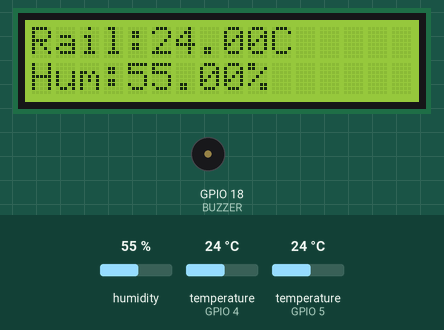
A sketch run on a simulated ESP32. Shown: 16×2 character LCD, buzzer (waves = sounding, pin HIGH). The test bench sets the inputs (shaded band); at power-on: temperature (sensors on GPIO 4, GPIO 5) 24 °C, humidity 55 %. WiFi joins after 1.5 s; servers stay silent unless stated; what the sketch prints to the serial monitor is not drawn.

Above: at 8.2 s.
8.3 s: temperature (sensor on GPIO 4) set to 39.2 °C
At 11.3 s:
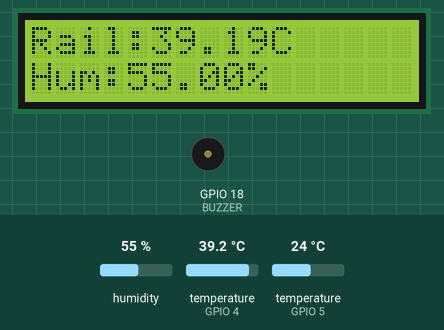
12.1 s: temperature (sensor on GPIO 4) set to 40.4 °C
At 14.7 s:
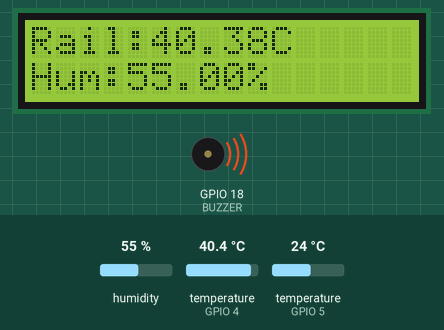
15.1 s: humidity set to 22 %
At 17.0 s:
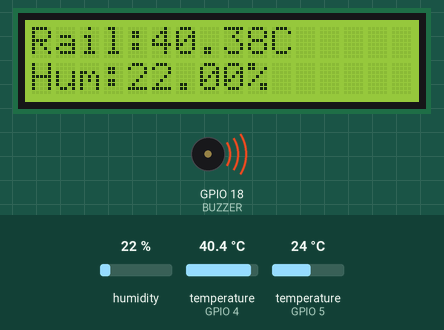
18.1 s: humidity set to 40 %
At 20.5 s:
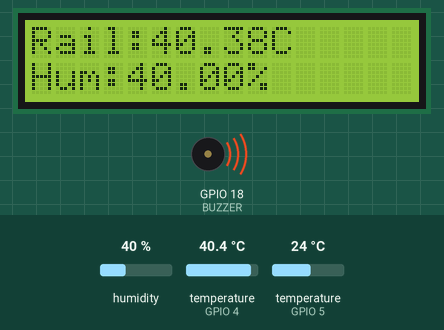
21.1 s: humidity set to 68 %
At 23.8 s:
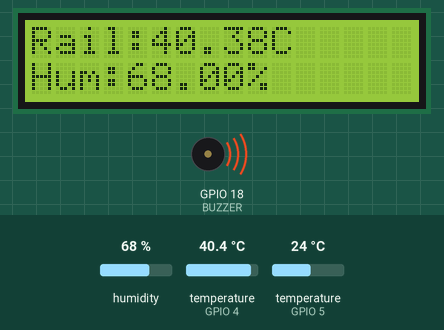
24.1 s: temperature (sensor on GPIO 4) set to 12 °C
At 26.3 s:
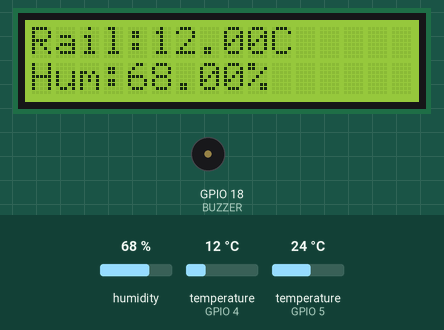
Timing chart, 0 to 27.8 s (numbered marks = the images above; inputs shaded):
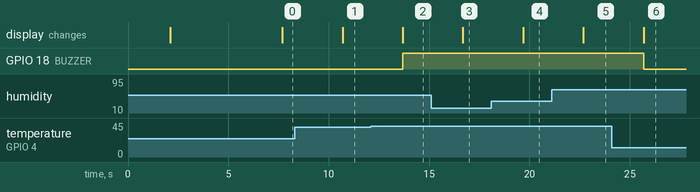

Measured:
- the behaviour switches between 40 and 40.1 °C on temperature (sensor on GPIO 4) (found by bisection; images 1 and 2)
- after the input at 8.3 s, the display: changes after 2.4 s (image 1)
- after the input at 12.1 s, GPIO 18 (BUZZER): LOW → HIGH after 1.6 s; the display: changes after 1.6 s (image 2)
- after the input at 15.1 s, the display: changes after 1.6 s (image 3)
- after the input at 18.1 s, the display: changes after 1.6 s (image 4)
- after the input at 21.1 s, the display: changes after 1.6 s (image 5)
- after the input at 24.1 s, GPIO 18 (BUZZER): HIGH → LOW after 1.6 s; the display: changes after 1.6 s (image 6)

The sketch:

ESP32_Test.ino
```cpp
// -------- BLYNK CONFIG --------
#define BLYNK_TEMPLATE_ID "TMPL3lf5JNSrv"
#define BLYNK_TEMPLATE_NAME "Rail Monitor"
#define BLYNK_AUTH_TOKEN "YOUR_AUTH_TOKEN"

#define BLYNK_PRINT Serial

#include <WiFi.h>
#include <BlynkSimpleEsp32.h>
#include <Wire.h>
#include <LiquidCrystal_I2C.h>
#include <OneWire.h>
#include <DallasTemperature.h>
#include "DHT.h"

// -------- WIFI --------
char ssid[] = "YOUR_WIFI_NAME";
char pass[] = "YOUR_WIFI_PASSWORD";

// -------- PINS --------
#define ONE_WIRE_BUS 4
#define DHTPIN 5
#define DHTTYPE DHT22
#define BUZZER 18

// -------- OBJECTS --------
OneWire oneWire(ONE_WIRE_BUS);
DallasTemperature railSensor(&oneWire);
DHT dht(DHTPIN, DHTTYPE);
LiquidCrystal_I2C lcd(0x27, 16, 2);

BlynkTimer timer;

// -------- FUNCTION --------
void sendData() {

  railSensor.requestTemperatures();
  float railTemp = railSensor.getTempCByIndex(0);

  float airTemp = dht.readTemperature();
  float humidity = dht.readHumidity();

  // SERIAL
  Serial.print("Rail Temp: ");
  Serial.print(railTemp);
  Serial.print(" C | Air Temp: ");
  Serial.print(airTemp);
  Serial.print(" C | Humidity: ");
  Serial.println(humidity);

  // LCD
  lcd.clear();
  lcd.setCursor(0,0);
  lcd.print("Rail:");
  lcd.print(railTemp);
  lcd.print("C");

  lcd.setCursor(0,1);
  lcd.print("Hum:");
  lcd.print(humidity);
  lcd.print("%");

  // BUZZER + ALERT
  if (railTemp > 40 || railTemp < 5) {
    digitalWrite(BUZZER, HIGH);

    Blynk.logEvent("temp_alert", "Rail Temperature Alert!");
  } else {
    digitalWrite(BUZZER, LOW);
  }

  // SEND TO BLYNK
  Blynk.virtualWrite(V0, railTemp);
  Blynk.virtualWrite(V1, humidity);
  Blynk.virtualWrite(V2, airTemp);
}

void setup() {

  Serial.begin(115200);

  pinMode(ONE_WIRE_BUS, INPUT_PULLUP);
  pinMode(BUZZER, OUTPUT);

  railSensor.begin();
  dht.begin();

  lcd.init();
  lcd.backlight();

  lcd.print("Starting...");
  delay(2000);
  lcd.clear();

  // CONNECT TO WIFI + BLYNK
  Blynk.begin(BLYNK_AUTH_TOKEN, ssid, pass);

  timer.setInterval(3000L, sendData);
}

void loop() {
  Blynk.run();
  timer.run();
}
```
